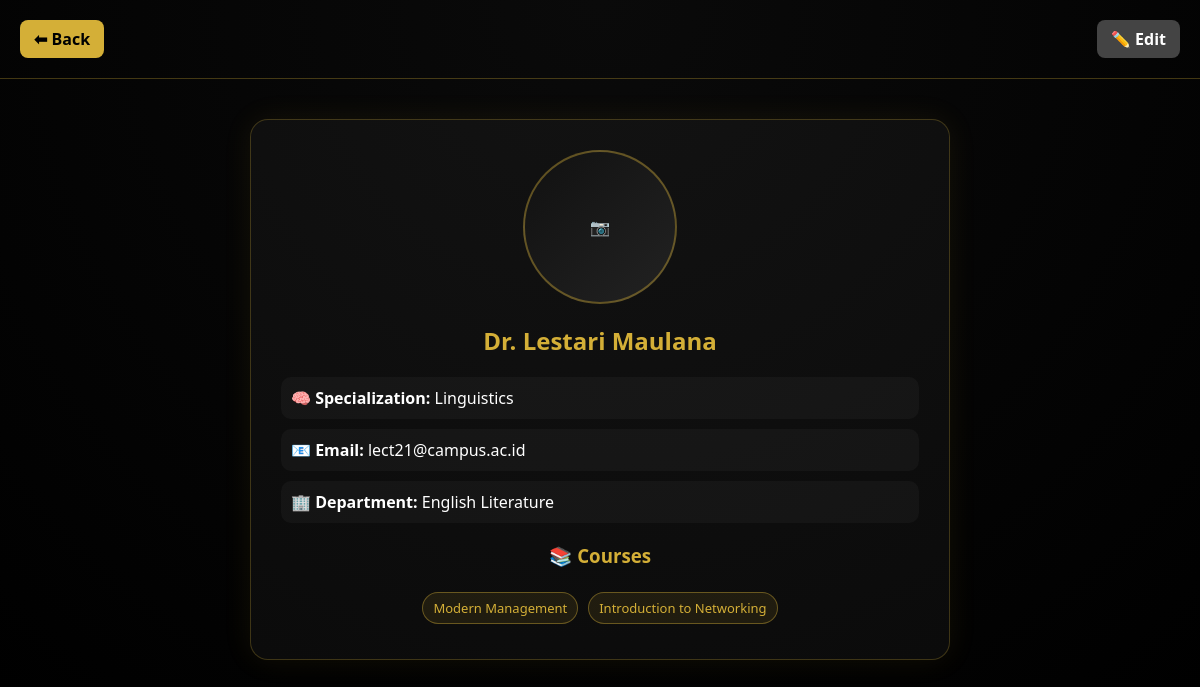
/lecturer_detail.php?id=201, run on the app's committed database.
### tables this page shows
CREATE TABLE `lecturer` (
  `lecturer_id` int(11) NOT NULL,
  `lecturer_name` varchar(50) DEFAULT NULL,
  `specialization` varchar(100) DEFAULT NULL,
  `email` varchar(100) DEFAULT NULL,
  `department_id` int(11) DEFAULT NULL
);

CREATE TABLE `department` (
  `department_id` int(11) NOT NULL,
  `department_name` varchar(100) DEFAULT NULL,
  `faculty_name` varchar(100) DEFAULT NULL
);

CREATE TABLE `course` (
  `course_id` int(11) NOT NULL,
  `course_name` varchar(100) DEFAULT NULL,
  `credits` int(11) DEFAULT NULL,
  `lecturer_id` int(11) DEFAULT NULL
);

### lecturer_detail.php (the view, shortened to what this page needs)
<?php
include 'config.php';
$id = $_GET['id'];
$edit = isset($_GET['edit']);
$data = mysqli_fetch_assoc(mysqli_query($conn,"
SELECT l.*, d.department_name
FROM lecturer l
LEFT JOIN department d ON l.department_id=d.department_id
WHERE l.lecturer_id='$id'
"));
$courses = mysqli_query($conn,"
SELECT course_name FROM course WHERE lecturer_id='$id'
");
?>
<!DOCTYPE html>
<html>
<head>
</head>
<body>
<div class="header">
    <a href="lecturers.php" class="btn back">⬅ Back</a>
    <?php if(!$edit){ ?>
        <a href="?id=<?= $id ?>&edit=1" class="btn edit">✏️ Edit</a>
    <?php } ?>
</div>
<div class="container">
<?php if($edit){ ?>
<form method="POST" class="card">
<div class="photo">📷</div>
<h2>Edit Lecturer</h2>
<div class="info">
<div>
Name:
<input type="text" name="name" value="<?= $data['lecturer_name'] ?>">
</div>
<div>
Specialization:
<input type="text" name="spec" value="<?= $data['specialization'] ?>">
</div>
<div>
Email:
<input type="email" name="email" value="<?= $data['email'] ?>">
</div>
<div>
Department:
<select name="dept">
<?php
$dq = mysqli_query($conn,"SELECT * FROM department");
while($d=mysqli_fetch_assoc($dq)){
$sel = ($d['department_id']==$data['department_id'])?'selected':'';
echo "<option value='{$d['department_id']}' $sel>{$d['department_name']}</option>";
}
?>
</select>
</div>
</div>
<button class="update-btn" name="update">💾 Save Changes</button>
</form>
<?php } else { ?>
<div class="card">
<div class="photo">📷</div>
<h2><?= $data['lecturer_name'] ?></h2>
<div class="info">
<div>🧠 <b>Specialization:</b> <?= $data['specialization'] ?: 'Not set' ?></div>
<div>📧 <b>Email:</b> <?= $data['email'] ?: 'Not set' ?></div>
<div>🏢 <b>Department:</b> <?= $data['department_name'] ?: 'Not set' ?></div>
</div>
<h3 style="color:#d4af37; margin-top:20px;">📚 Courses</h3>
<?php
while($c=mysqli_fetch_assoc($courses)){
echo "<span class='course'>{$c['course_name']}</span>";
}
?>
</div>
<?php } ?>
</div>
</body>
</html>

### lecturer_detail.php (style rules this page uses)
body { margin:0; background: radial-gradient(circle at top, #0a0a0a, #000); font-family:'Segoe UI'; color:white; }
.header { display:flex; justify-content:space-between; padding:20px; border-bottom:1px solid rgba(212,175,55,0.3); }
.btn { padding:8px 14px; border-radius:8px; text-decoration:none; font-weight:bold; }
.back { background:#d4af37; color:black; }
.edit { background:#444; color:white; }
.container { max-width:700px; margin:40px auto; }
.card { background:rgba(255,255,255,0.04); border:1px solid rgba(212,175,55,0.25); border-radius:18px; padding:30px; text-align:center; box-shadow:0 0 30px rgba(212,175,55,0.08); }
.photo { width:150px; height:150px; border-radius:50%; background:linear-gradient(135deg,#111,#222); margin:auto; margin-bottom:20px; display:flex; align-items:center; justify-content:center; border:2px solid rgba(212,175,55,0.4); }
h2 { color:#d4af37; }
.info { text-align:left; margin-top:20px; }
.info div { margin:10px 0; padding:10px; background:rgba(255,255,255,0.03); border-radius:10px; }
.course { display:inline-block; margin:5px; padding:6px 10px; border-radius:20px; background:rgba(212,175,55,0.1); border:1px solid rgba(212,175,55,0.4); color:#d4af37; font-size:13px; }

### data on the page
lecturer: lecturer_name "Dr. Lestari Maulana", specialization "Linguistics", email "lect21@campus.ac.id", department.department_name "English Literature"
course: course_name "Modern Management"
course: course_name "Introduction to Networking"
